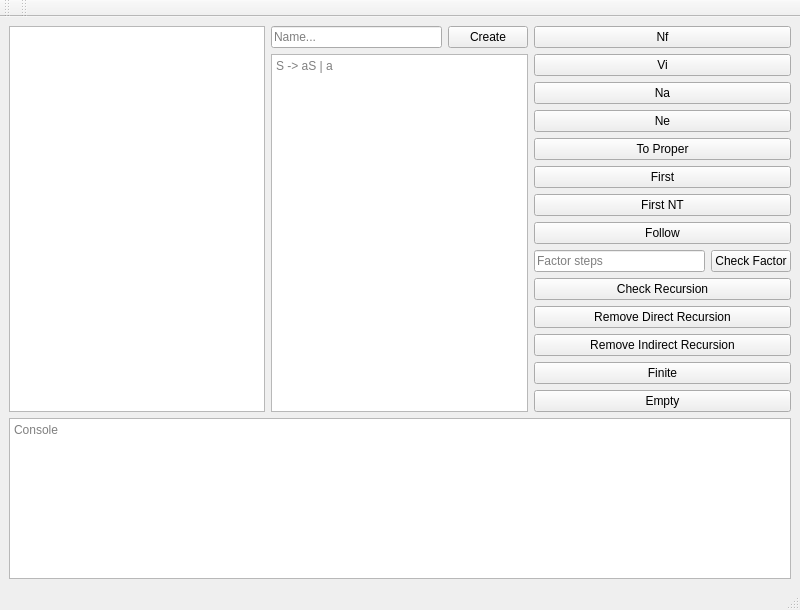
<?xml version="1.0" encoding="UTF-8"?>
<ui version="4.0">
 <class>MainWindow</class>
 <widget class="QMainWindow" name="MainWindow">
  <property name="geometry">
   <rect>
    <x>0</x>
    <y>0</y>
    <width>800</width>
    <height>610</height>
   </rect>
  </property>
  <property name="windowTitle">
   <string>MainWindow</string>
  </property>
  <widget class="QWidget" name="centralwidget">
   <layout class="QVBoxLayout" name="verticalLayout_3">
    <item>
     <layout class="QHBoxLayout" name="horizontalLayout_2">
      <item>
       <widget class="QListWidget" name="grammarList">
        <property name="sizePolicy">
         <sizepolicy hsizetype="Minimum" vsizetype="Preferred">
          <horstretch>0</horstretch>
          <verstretch>0</verstretch>
         </sizepolicy>
        </property>
       </widget>
      </item>
      <item>
       <layout class="QVBoxLayout" name="verticalLayout_2">
        <item>
         <layout class="QHBoxLayout" name="horizontalLayout">
          <item>
           <widget class="QLineEdit" name="lineInputGrammarName">
            <property name="text">
             <string/>
            </property>
            <property name="placeholderText">
             <string>Name...</string>
            </property>
           </widget>
          </item>
          <item>
           <widget class="QPushButton" name="buttonCreateGrammar">
            <property name="text">
             <string>Create</string>
            </property>
           </widget>
          </item>
         </layout>
        </item>
        <item>
         <widget class="QTextEdit" name="textEditGrammarInput">
          <property name="placeholderText">
           <string>S -&gt; aS | a</string>
          </property>
         </widget>
        </item>
       </layout>
      </item>
      <item>
       <layout class="QVBoxLayout" name="verticalLayout">
        <item>
         <widget class="QPushButton" name="buttonNF">
          <property name="text">
           <string>Nf</string>
          </property>
         </widget>
        </item>
        <item>
         <widget class="QPushButton" name="buttonVI">
          <property name="text">
           <string>Vi</string>
          </property>
         </widget>
        </item>
        <item>
         <widget class="QPushButton" name="buttonNA">
          <property name="text">
           <string>Na</string>
          </property>
         </widget>
        </item>
        <item>
         <widget class="QPushButton" name="buttonNE">
          <property name="text">
           <string>Ne</string>
          </property>
         </widget>
        </item>
        <item>
         <widget class="QPushButton" name="buttonToPropper">
          <property name="text">
           <string>To Proper</string>
          </property>
         </widget>
        </item>
        <item>
         <widget class="QPushButton" name="buttonFirst">
          <property name="text">
           <string>First</string>
          </property>
         </widget>
        </item>
        <item>
         <widget class="QPushButton" name="buttonFirstNT">
          <property name="text">
           <string>First NT</string>
          </property>
         </widget>
        </item>
        <item>
         <widget class="QPushButton" name="buttonFollow">
          <property name="text">
           <string>Follow</string>
          </property>
         </widget>
        </item>
        <item>
         <layout class="QHBoxLayout" name="horizontalLayout_3">
          <property name="sizeConstraint">
           <enum>QLayout::SetFixedSize</enum>
          </property>
          <item>
           <widget class="QLineEdit" name="lineEditFactorSteps">
            <property name="placeholderText">
             <string>Factor steps</string>
            </property>
           </widget>
          </item>
          <item>
           <widget class="QPushButton" name="buttonFactorSteps">
            <property name="text">
             <string>Check Factor</string>
            </property>
           </widget>
          </item>
         </layout>
        </item>
        <item>
         <widget class="QPushButton" name="buttonCheckRecursion">
          <property name="text">
           <string>Check Recursion</string>
          </property>
         </widget>
        </item>
        <item>
         <widget class="QPushButton" name="buttonRemoveDirectRec">
          <property name="text">
           <string>Remove Direct Recursion</string>
          </property>
         </widget>
        </item>
        <item>
         <widget class="QPushButton" name="buttonRemoveIndirectRec">
          <property name="text">
           <string>Remove Indirect Recursion</string>
          </property>
         </widget>
        </item>
        <item>
         <widget class="QPushButton" name="buttonFinite">
          <property name="text">
           <string>Finite</string>
          </property>
         </widget>
        </item>
        <item>
         <widget class="QPushButton" name="buttonEmpty">
          <property name="text">
           <string>Empty</string>
          </property>
         </widget>
        </item>
       </layout>
      </item>
     </layout>
    </item>
    <item>
     <widget class="QTextEdit" name="textEditConsole">
      <property name="sizePolicy">
       <sizepolicy hsizetype="Expanding" vsizetype="Fixed">
        <horstretch>0</horstretch>
        <verstretch>0</verstretch>
       </sizepolicy>
      </property>
      <property name="minimumSize">
       <size>
        <width>0</width>
        <height>150</height>
       </size>
      </property>
      <property name="acceptRichText">
       <bool>false</bool>
      </property>
      <property name="textInteractionFlags">
       <set>Qt::TextSelectableByKeyboard|Qt::TextSelectableByMouse</set>
      </property>
      <property name="placeholderText">
       <string>Console</string>
      </property>
     </widget>
    </item>
   </layout>
  </widget>
  <widget class="QMenuBar" name="menubar">
   <property name="geometry">
    <rect>
     <x>0</x>
     <y>0</y>
     <width>800</width>
     <height>18</height>
    </rect>
   </property>
  </widget>
  <widget class="QStatusBar" name="statusbar"/>
  <widget class="QToolBar" name="toolBar">
   <property name="windowTitle">
    <string>toolBar</string>
   </property>
   <attribute name="toolBarArea">
    <enum>TopToolBarArea</enum>
   </attribute>
   <attribute name="toolBarBreak">
    <bool>false</bool>
   </attribute>
  </widget>
  <widget class="QToolBar" name="toolBar_2">
   <property name="windowTitle">
    <string>toolBar_2</string>
   </property>
   <attribute name="toolBarArea">
    <enum>TopToolBarArea</enum>
   </attribute>
   <attribute name="toolBarBreak">
    <bool>false</bool>
   </attribute>
  </widget>
 </widget>
 <resources/>
 <connections/>
</ui>
